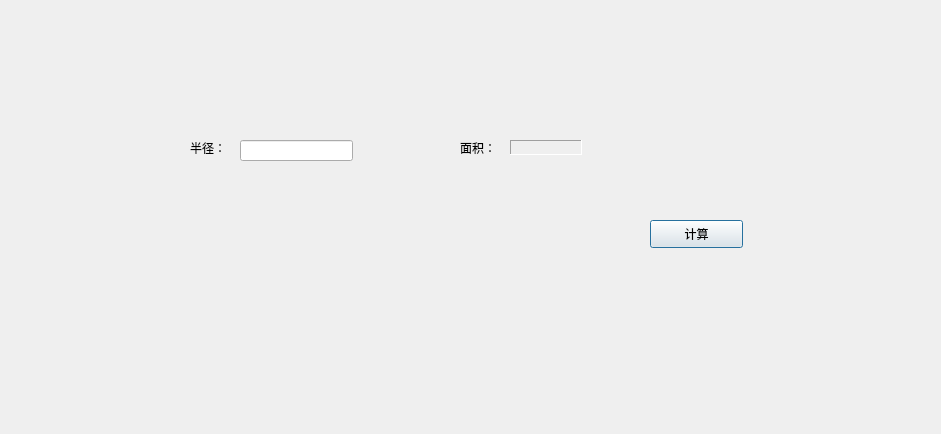
<?xml version="1.0" encoding="UTF-8"?>
<ui version="4.0">
 <class>Dialog</class>
 <widget class="QDialog" name="Dialog">
  <property name="geometry">
   <rect>
    <x>0</x>
    <y>0</y>
    <width>941</width>
    <height>434</height>
   </rect>
  </property>
  <property name="windowTitle">
   <string>Dialog</string>
  </property>
  <widget class="QPushButton" name="pushBtn">
   <property name="geometry">
    <rect>
     <x>650</x>
     <y>220</y>
     <width>93</width>
     <height>28</height>
    </rect>
   </property>
   <property name="text">
    <string>计算</string>
   </property>
  </widget>
  <widget class="QLabel" name="radiusLabel">
   <property name="geometry">
    <rect>
     <x>190</x>
     <y>140</y>
     <width>72</width>
     <height>15</height>
    </rect>
   </property>
   <property name="text">
    <string>半径：</string>
   </property>
  </widget>
  <widget class="QLabel" name="areaLabel_1">
   <property name="geometry">
    <rect>
     <x>460</x>
     <y>140</y>
     <width>72</width>
     <height>15</height>
    </rect>
   </property>
   <property name="text">
    <string>面积：</string>
   </property>
  </widget>
  <widget class="QLabel" name="areaLabel_2">
   <property name="geometry">
    <rect>
     <x>510</x>
     <y>140</y>
     <width>72</width>
     <height>15</height>
    </rect>
   </property>
   <property name="frameShape">
    <enum>QFrame::Panel</enum>
   </property>
   <property name="frameShadow">
    <enum>QFrame::Sunken</enum>
   </property>
   <property name="text">
    <string/>
   </property>
  </widget>
  <widget class="QLineEdit" name="radiusLineEdit">
   <property name="geometry">
    <rect>
     <x>240</x>
     <y>140</y>
     <width>113</width>
     <height>21</height>
    </rect>
   </property>
  </widget>
 </widget>
 <layoutdefault spacing="6" margin="11"/>
 <resources/>
 <connections/>
</ui>
